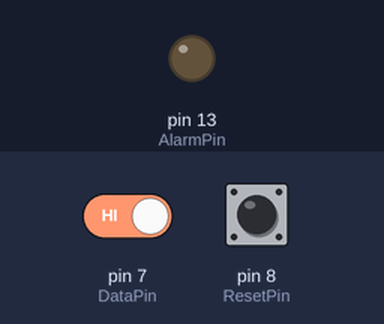
Recording of a sketch running on a simulated Arduino Uno, built with avr-gcc and run on an emulated ATmega328P. Parts: output pins drawn as LEDs (lit = HIGH). Inputs (shaded band) come from the test bench; at power-on: pin 7 (DataPin) HIGH, pin 8 (ResetPin) LOW.

Above: at 1.2 s.
1.3 s: pin 7 (DataPin) driven LOW
At 2.0 s:
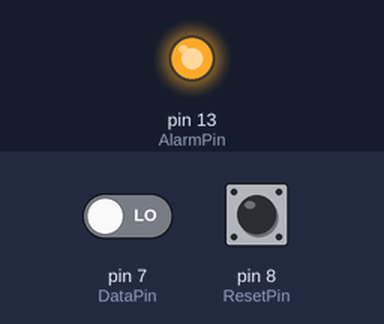
2.8 s: pin 8 (ResetPin) pulled HIGH for 0.15 s
At 3.2 s:
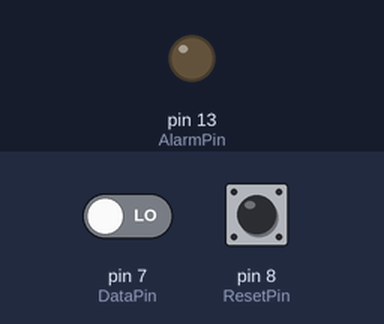
Timing chart, 0 to 5.8 s (numbered marks = the images above; inputs shaded):
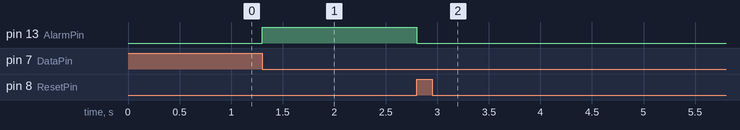

Measured:
- after the input at 1.3 s, pin 13 (AlarmPin): LOW → HIGH at once
- after the input at 2.8 s, pin 13 (AlarmPin): HIGH → LOW at once

The sketch:

PROGRAM.ino
```cpp
int DataPin = 7;
int AlarmPin = 13;
int ResetPin = 8;
int Data =0;
int RSTData = 0;
void setup()
{
    pinMode(AlarmPin, OUTPUT);
    pinMode(DataPin, INPUT);
    pinMode(ResetPin, INPUT);
   }

void loop() {
     stage1();
  }
// Reading the supplay once
int stage1(){
  Data = digitalRead(DataPin);
      if (Data == LOW){
         digitalWrite(AlarmPin, HIGH);
         stage2();
    } else { stage1() ;}
  }
//Reading the Reset State
int stage2() {
  RSTData= digitalRead(ResetPin);
      if (RSTData == HIGH){
         digitalWrite(AlarmPin, LOW);
         stage3();
     }else {stage2();}
  }
// Reading the Supplay again
int stage3(){
  Data = digitalRead(DataPin);
      if ( Data == HIGH){
          stage1();
     }else{stage3();}
   }
```
